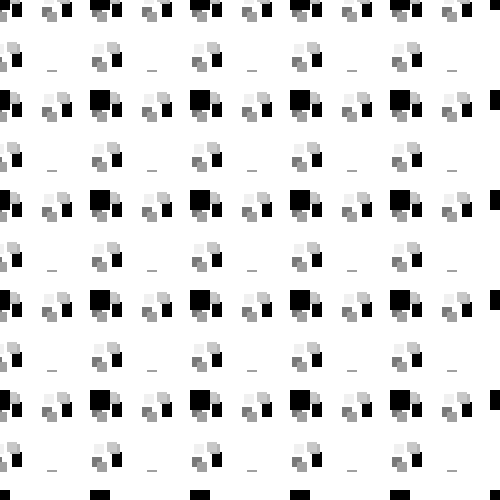
Frame 1 (no input)
Frame 60 (the mouse pressed at the canvas centre just before this capture): identical to frame 1, image omitted
Frame 120 (the mouse held since frame 60 and released just before this capture): identical to frame 1, image omitted

The Processing sketch that drew this single still picture (run headless with seeded random() and noise(); from frame 60 on, the mouse is pressed at the canvas centre):

// Processing sketch: processing_36499
// ── processing_36499.pde

void setup(){
  size (500, 500);
  background (255);
  smooth();
}
 
void draw(){
  for(int y = 2; y <= height; y = y +50) {
     for(int x = 2; x<= width; x = x + 50){
      
     noStroke();
           
     fill(360); 
     rect(x, y, 2, 2);
      
     fill(360); 
     rect(x+5, y+5, 10, 10);
      
     fill(000); 
     rect(x+10, y, 10, 10);
      
   
      
           
     fill(180); 
     rect(x+8, y-8, 10, 10);
      
    
      
      
     fill(120); 
     rect(x-10, y+5, 10, 10);
      
    
      
          fill(160); 
     rect(x-5, y+10, 10, 10);
      
         
      
          fill(200); 
     rect(x+5, y-10, 10, 10);
      
      
      
     
           
     fill(240); 
     rect(x-8, y-8, 10, 10);
      
  
      
      
           
     fill(000); 
     rect(x+10, y+5, 10, 10);
      
           

      
    
      
  for(int a = 0; a <= height; a = a +100) {
  for(int b = 0; b<= width; b = b + 100){
      
     fill(000); 
     rect(a-10, b-10, 20, 20);
      
      
      
    for(int c = 0; c <= height; c = c +100) {
  for(int d = 0; d<= width; d = d + 100){
      
     fill(255); 
     rect(c+35, d+30, 40, 40);
     
     }
   }
  }
  }
      
     }
  }
   
}
